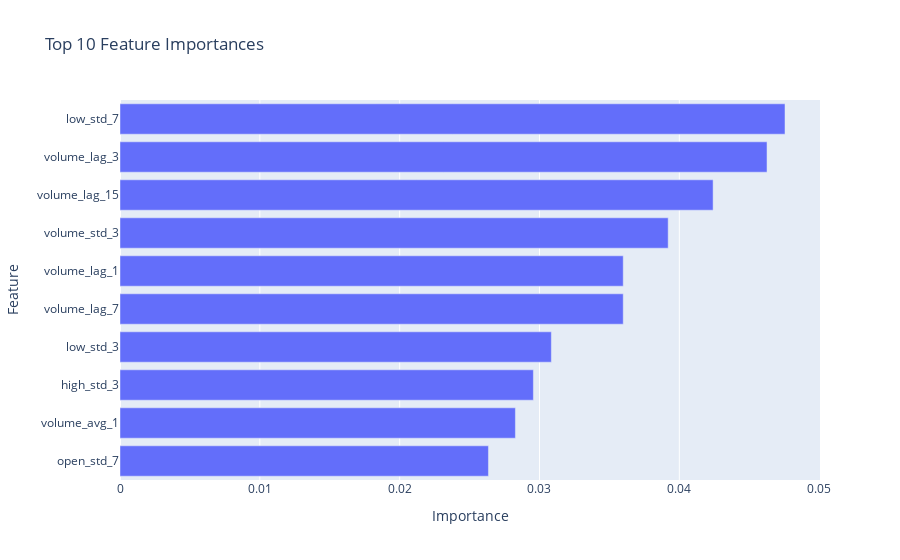

The notebook cell this image was saved under:
### Code cell
import plotly.express as px

# Get feature names

# Create a DataFrame for feature importances
feat_imp_df = pd.DataFrame({'Feature': lgbm.feature_name_ , 'Importance': lgbm_feat_imp})

# Sort by importance
temp = feat_imp_df.sort_values(by='Importance', ascending=False).head(10)
temp.sort_values(by='Importance', inplace=True)

# Plot using Plotly
fig = px.bar(temp, x='Importance', y='Feature', orientation='h', title='Top 10 Feature Importances')
fig.show()

### Figure 1 — Plotly figure (JSON) as saved in the notebook; plotly's stock layout.template omitted (floating-point values rounded to 4 significant figures)
{"data": [{"alignmentgroup": "True", "hovertemplate": "Importance=%{x}<br>Feature=%{y}<extra></extra>", "legendgroup": "", "marker": {"color": "#636efa", "pattern": {"shape": ""}}, "name": "", "offsetgroup": "", "orientation": "h", "showlegend": false, "textposition": "auto", "type": "bar", "x": [0.02635, 0.02828, 0.02956, 0.03085, 0.03599, 0.03599, 0.0392, 0.04242, 0.04627, 0.04756], "xaxis": "x", "y": ["open_std_7", "volume_avg_1", "high_std_3", "low_std_3", "volume_lag_7", "volume_lag_1", "volume_std_3", "volume_lag_15", "volume_lag_3", "low_std_7"], "yaxis": "y"}], "layout": {"barmode": "relative", "legend": {"tracegroupgap": 0}, "title": {"text": "Top 10 Feature Importances"}, "xaxis": {"anchor": "y", "domain": [0, 1], "title": {"text": "Importance"}}, "yaxis": {"anchor": "x", "domain": [0, 1], "title": {"text": "Feature"}}}}
